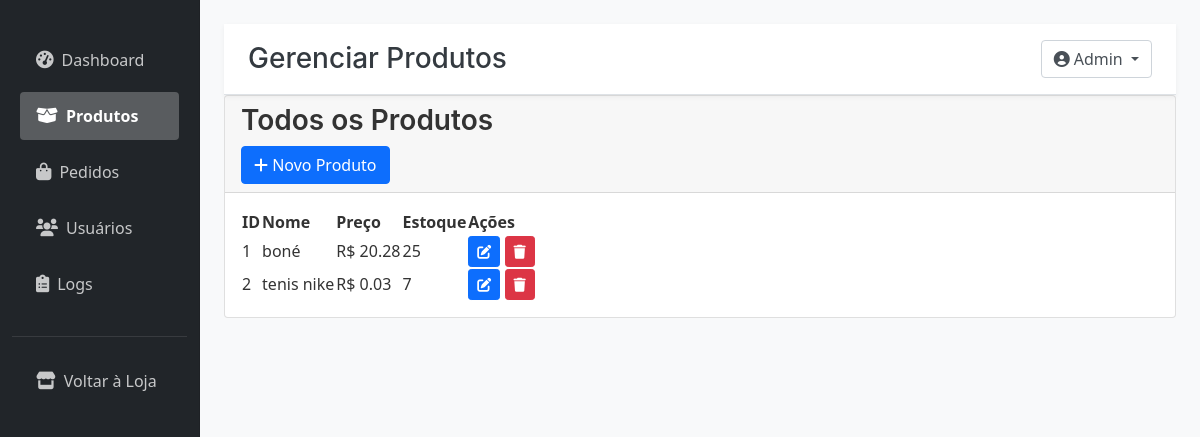
/admin/produtos (signed in), run on an earlier commit of the app's database.
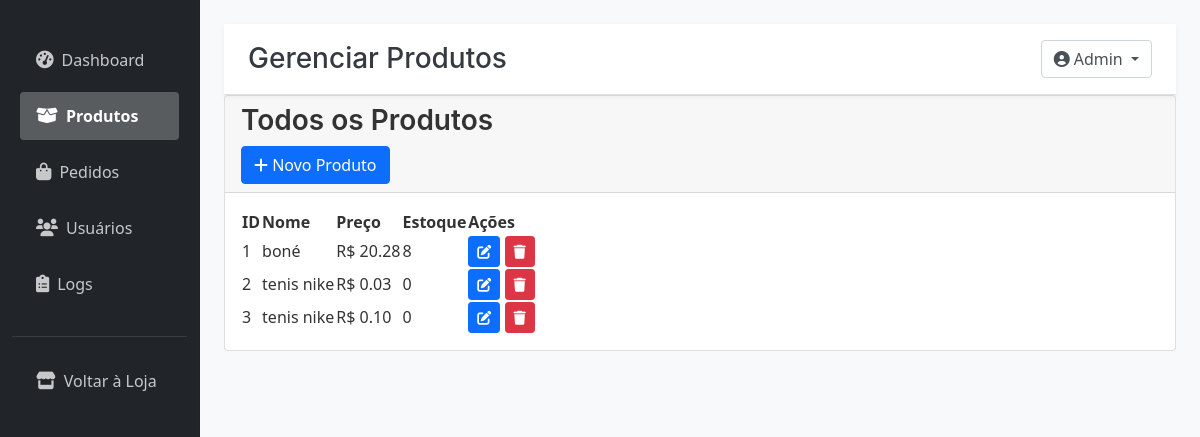
And on a later commit of the database.
### tables this page shows
CREATE TABLE produtos (
            id INTEGER PRIMARY KEY AUTOINCREMENT,
            nome TEXT NOT NULL,
            preco REAL NOT NULL,
            estoque INTEGER NOT NULL,
            descricao TEXT,
            imagem TEXT
        );

### app.py (the view)
@app.route('/admin/produtos')
@admin_required
def admin_produtos():
    conn = conectar_db()
    cursor = conn.cursor()
    cursor.execute('SELECT * FROM produtos ORDER BY nome')
    produtos = cursor.fetchall()
    conn.close()
    return render_template('admin/produtos.html', produtos=produtos)

### app.py (called while the page is built)
def conectar_db():
    conn = sqlite3.connect(DB_NAME)
    conn.row_factory = sqlite3.Row # Allows accessing columns by name
    return conn

def contar_itens_carrinho_db(usuario_id):
    conn = conectar_db()
    cursor = conn.cursor()
    cursor.execute('''
    SELECT COALESCE(SUM(quantidade), 0)
    FROM carrinho
    WHERE usuario_id = ?
    ''', (usuario_id,))
    total_itens = cursor.fetchone()[0]
    conn.close()
    return total_itens

@app.context_processor
def inject_carrinho():
    total_itens = 0
    if 'usuario_id' in session:
        try:
            total_itens = contar_itens_carrinho_db(session['usuario_id'])
        except Exception as e:
            print(f"Erro no context processor ao contar itens do carrinho (DB): {e}")
            total_itens = 0
    return {'total_itens': total_itens}

def admin_required(f):
    @wraps(f)
    def decorated_function(*args, **kwargs):
        if 'usuario_id' not in session or not session.get('is_admin', False):
            flash('Acesso restrito a administradores', 'danger')
            return redirect(url_for('login'))
        return f(*args, **kwargs)
    return decorated_function

### templates/admin/produtos.html (shortened to what this page needs)
{% extends "admin/base.html" %}
{% block page_title %}Gerenciar Produtos{% endblock %}
{% block content %}
<div class="card">
    <div class="card-header">
        <h3 class="card-title">Todos os Produtos</h3>
        <a href="{{ url_for('novo_produto') }}" class="btn btn-primary">
            <i class="fas fa-plus"></i> Novo Produto
        </a>
    </div>
    <div class="card-body">
        <table class="admin-table">
            <thead>
                <tr>
                    <th>ID</th>
                    <th>Nome</th>
                    <th>Preço</th>
                    <th>Estoque</th>
                    <th>Ações</th>
                </tr>
            </thead>
            <tbody>
                {% for produto in produtos %}
                <tr>
                    <td>{{ produto[0] }}</td>
                    <td>{{ produto[1] }}</td>
                    <td>R$ {{ "%.2f"|format(produto[2]) }}</td>
                    <td>{{ produto[3] }}</td>
                    <td>
                        <a href="{{ url_for('editar_produto', id=produto[0]) }}" class="btn btn-sm btn-primary">
                            <i class="fas fa-edit"></i>
                        </a>
                        <form action="{{ url_for('excluir_produto', id=produto[0]) }}" method="POST" style="display: inline;">
                            <button type="submit" class="btn btn-sm btn-danger" onclick="return confirm('Tem certeza que deseja excluir este produto?')">
                                <i class="fas fa-trash"></i>
                            </button>
                        </form>
                    </td>
                </tr>
                {% endfor %}
            </tbody>
        </table>
    </div>
</div>
{% endblock %}

What changed in the data, as far as the page shows it:
changed produtos "boné": estoque "25" → "8"
changed produtos id 2: estoque "7" → "0"
added produtos: id "3", nome "tenis nike", preco "0.10", estoque "0"
